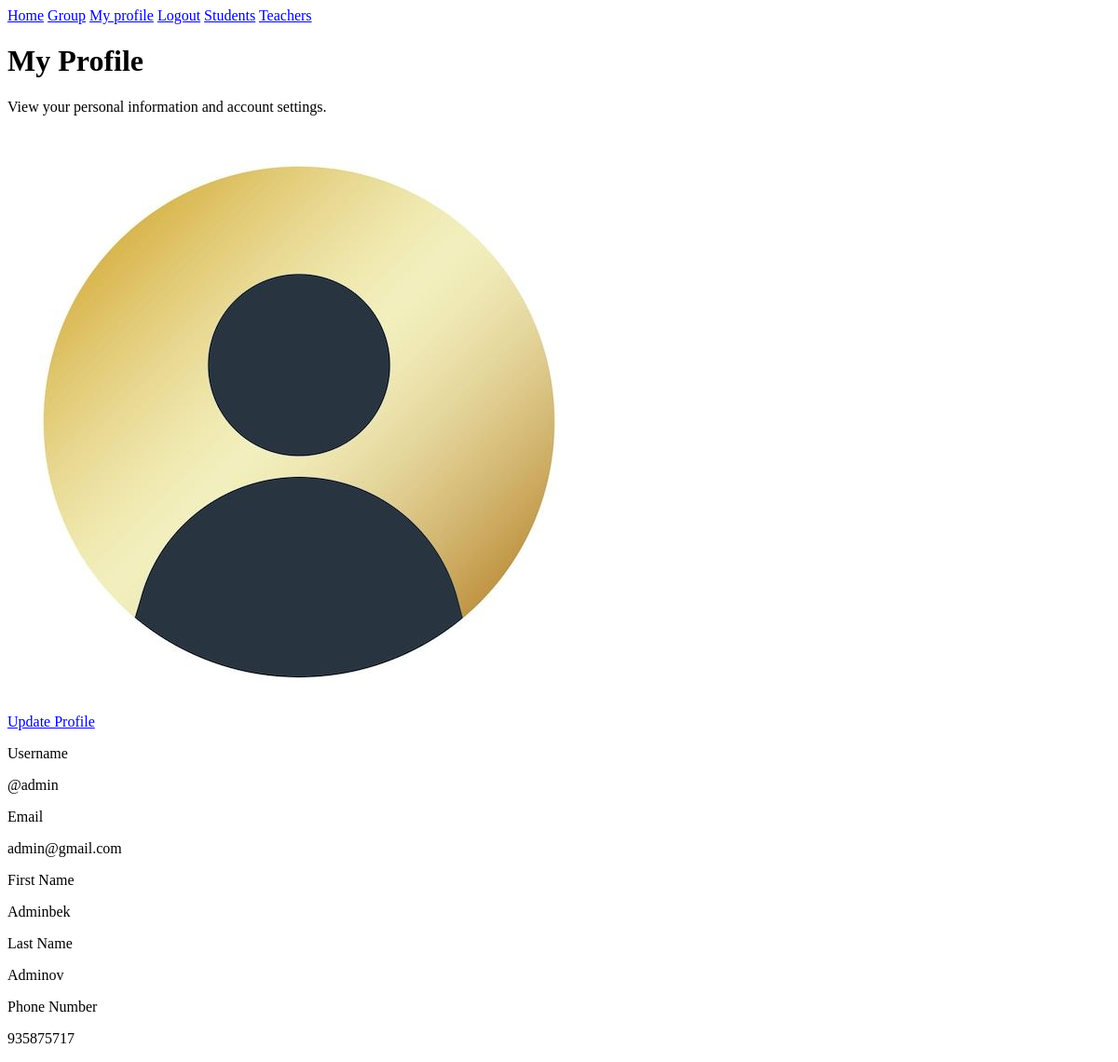
Page /my-profile (signed in) on the earlier database version.
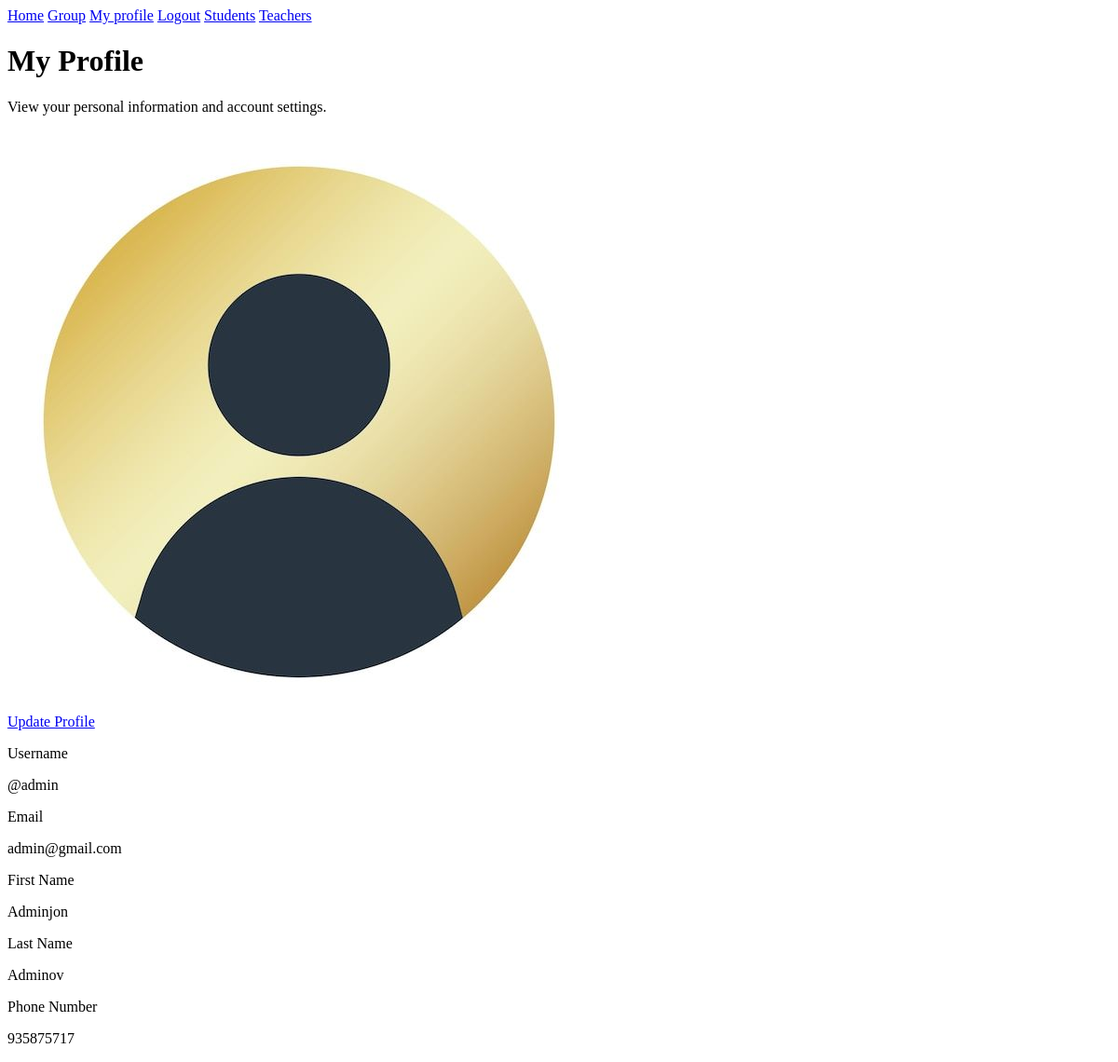
Same page on the later database version.
### home/models.py (models this page shows)
class CustomUser(AbstractUser):
    ROLE_CHOICES = (
        ('MANAGER', 'Manager'),
        ('TEACHER', 'Teacher'),
        ('STUDENT', 'Student'),
    )
    role = models.CharField(max_length=10, choices=ROLE_CHOICES, default='STUDENT')
    phone_num = models.CharField(max_length=12, blank=True, null=True)
    profile_img = models.ImageField(upload_to='avtrs/', default='default_user.jpg', blank=True)

### home/views.py (the view)
# urls.py: path('my-profile', my_profile_view, name='my-profile'),
@login_required
def my_profile_view(request):
    if request.user.role == 'TEACHER':
        template_name = 'tr-base.html'
    elif request.user.role == 'MANAGER':
        template_name = 'mg-base.html'
    else:
        template_name = 'st-base.html'
    context = {
        'user': request.user,
        'template_name': template_name
    }
    return render(request, 'utils/my-profile.html', context)

### templates/utils/my-profile.html
{% extends template_name %}
{% block content %}
<div class="mb-8">
    <h1 class="text-2xl font-bold text-white mb-2">My Profile</h1>
    <p class="text-slate-400">View your personal information and account settings.</p>
</div>
<div class="max-w-2xl">
    <div class="bg-slate-800 border border-slate-700 rounded-xl p-8 shadow-lg">
        <div class="flex justify-between items-start mb-8">
            <div class="w-32 h-32 rounded-full overflow-hidden border-4 border-slate-700 bg-slate-900 shadow-inner">
                {% if user.profile_img %}
                    <img src="{{ user.profile_img.url }}" alt="{{ user.first_name }}" class="w-full h-full object-cover">
                {% else %}
                    <div class="w-full h-full flex items-center justify-center bg-blue-600/20 text-blue-400 text-4xl font-bold">
                        {{ user.first_name|slice:":1" }}{{ user.last_name|slice:":1" }}
                    </div>
                {% endif %}
            </div>
            <a href="{% url 'update-me' %}" class="bg-blue-600 hover:bg-blue-500 text-white px-5 py-2.5 rounded-lg text-sm font-semibold transition-all shadow-md hover:shadow-blue-500/20">
                Update Profile
            </a>
        </div>
        <div class="space-y-6">
            <div class="grid grid-cols-1 md:grid-cols-2 gap-6">
                <div class="p-3 bg-slate-900/50 rounded-lg border border-slate-700/50">
                    <p class="text-xs text-slate-500 uppercase font-semibold tracking-wider">Username</p>
                    <p class="text-slate-200 mt-1">@{{ user.username }}</p>
                </div>
                <div class="p-3 bg-slate-900/50 rounded-lg border border-slate-700/50">
                    <p class="text-xs text-slate-500 uppercase font-semibold tracking-wider">Email</p>
                    <p class="text-slate-200 mt-1">{{ user.email }}</p>
                </div>
                <div class="p-3 bg-slate-900/50 rounded-lg border border-slate-700/50">
                    <p class="text-xs text-slate-500 uppercase font-semibold tracking-wider">First Name</p>
                    <p class="text-slate-200 mt-1">{{ user.first_name }}</p>
                </div>
                <div class="p-3 bg-slate-900/50 rounded-lg border border-slate-700/50">
                    <p class="text-xs text-slate-500 uppercase font-semibold tracking-wider">Last Name</p>
                    <p class="text-slate-200 mt-1">{{ user.last_name }}</p>
                </div>
                <div class="p-3 bg-slate-900/50 rounded-lg border border-slate-700/50 md:col-span-2">
                    <p class="text-xs text-slate-500 uppercase font-semibold tracking-wider">Phone Number</p>
                    <p class="text-slate-200 mt-1">{{ user.phone_num }}</p>
                </div>
            </div>
        </div>
    </div>
</div>
{% endblock %}

Differences in the rows shown:
changed CustomUser "admin": first_name "Adminbek" → "Adminjon"
